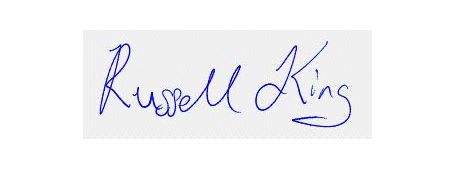
%> input picture sign.PNG, 454 x 195 px, given in place of sign.jpg, which was not available
$ octave fd_test.m   (GNU Octave 9; MATLAB toolbox functions it lacks are replaced by stand-ins)
%> lines starting %> are read from the running program, lines starting %| are printed output that depends on the picture; in (x1, y1, x2, y2) boxes, pixels count from 0 and x2, y2 are one past the last pixel; in counts of white or black regions, pixels touching at a corner belong together; the program's own positions count from 1; pictures that were not available may be replaced by others from this repository, and a replacement may not be noted
%=========================================================================
%
% The program will calculate the fractal dimension of a 512x512 image
% using the box counting method.
%
% The code is just for beginners for getting an idea of box-counting
% method.
%
%=========================================================================

clear;
clc;

% the image is read and first its changed to grayscale image and then to
% black and white
image=imread('sign.jpg');
%> image is the input picture: size 195x454x3 uint8; mean R, G, B 245.8, 245.8, 249
image=rgb2gray(image);
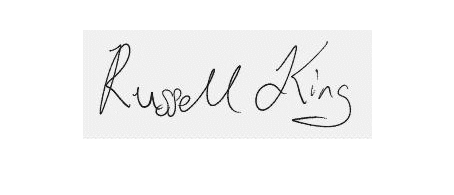
%> image: size 195x454 uint8; min 15, max 255, mean 246.2
image=image>190;
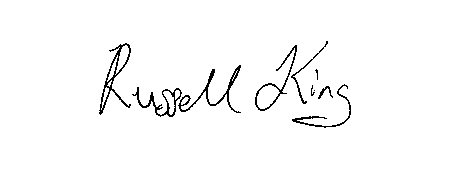
%> image: size 195x454 logical; 97.9% white; black in thin lines or dots, all inside (x1, y1, x2, y2) = (99, 41, 351, 128)

% initialises the varaibles for plotting the graph. scale is used to store
% the scaling factors and the count is used to store the number of boxes
% which contains parts of the image. For a given scale(1,i) value, the number
% of boxes occupied by the image will be available at count(1,i)
scale=zeros(1,10);
count=zeros(1,10);

[width,height,cols]=size(image);
%> width = 195; height = 454; cols = 1
% since the program is for a 512x512 image, the limit is set
% to 9 since 2^9=512
for i=1:10
   % scaling factors are taken as 2,4,8,16... 512.

   % For each scaling factor, the total number of pieces are to be calculated,
   % and the number of pieces which contain the black dots (pixels) among them are to
   % be counted.

   % For eg, when the scaling factor is 2, it means the image is divided in to
   % half, hence we will get 4 pieces. And have to see how many of pieces
   % have the black dots.
   sf=2^i;
   pieces=sf^2;
   pieceWidth=width/sf;
   pieceHeight=height/sf;

   %initially we assume, we have 0 black pieces
   blackPieces=0;

   % Now we have to iterate through each pieces to see how many pieces have the
   % black dots (pixel) in it. We will consider the collection of pieces as
   % a matrix. We are counting from 0 for the ease of calculations.
   for pieceIndex=0:pieces-1

       % row and column indices of each pieces are calculated to estimate the
       % xy cordinates of the starting and ending of each piece.
       pieceRow=idivide(int32(pieceIndex), int32(sf));
       pieceCol=rem(pieceIndex,sf);
       xmin=(pieceCol*pieceWidth)+1;
       xmax=(xmin+pieceWidth)-1;
       ymin=(pieceRow*pieceHeight)+1;
       ymax=(ymin+pieceHeight)-1;

       % each piece is extracted and stored in another array for
       % convenience.
%> (the run ends here)

$ run again, with Capture.PNG copied over sign.PNG
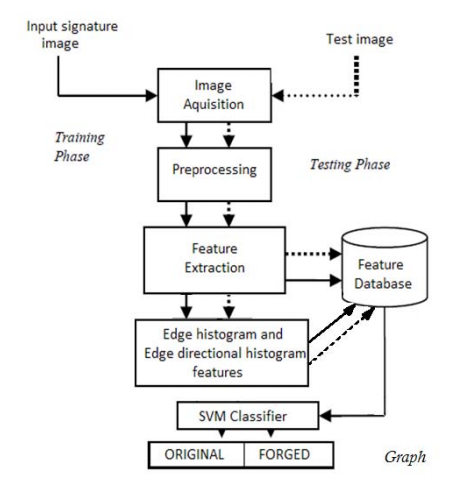
%> input picture Capture.PNG, 467 x 493 px, given in place of sign.jpg, which was not available
%> image is the input picture: size 493x467x3 uint8; mean R, G, B 241.6, 241.6, 241.5
%> `image=image>190;`:
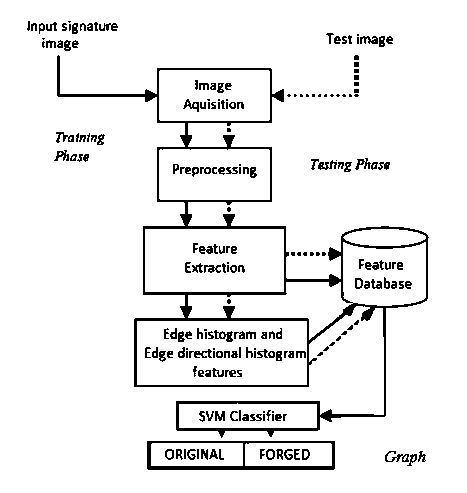
%> image: size 493x467 logical; 92.9% white; 210 black regions (63 under 20 px), largest, box (x1, y1, x2, y2) and area: (57, 55, 429, 438) 8082, (147, 441, 335, 470) 1338, (385, 451, 409, 462) 111

$ run again, with test.PNG copied over sign.PNG
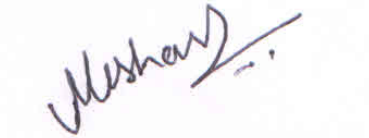
%> input picture test.PNG, 369 x 138 px, given in place of sign.jpg, which was not available
%> image is the input picture: size 138x369x3 uint8; mean R, G, B 244.4, 243.3, 245
%> `image=image>190;`:
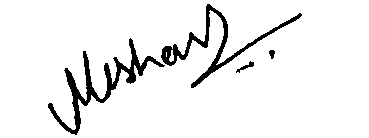
%> image: size 138x369 logical; 93.7% white; 4 black regions, box (x1, y1, x2, y2) and area: (48, 38, 165, 135) 1711, (161, 4, 302, 88) 1395, (236, 61, 254, 73) 64, (269, 50, 275, 59) 38
